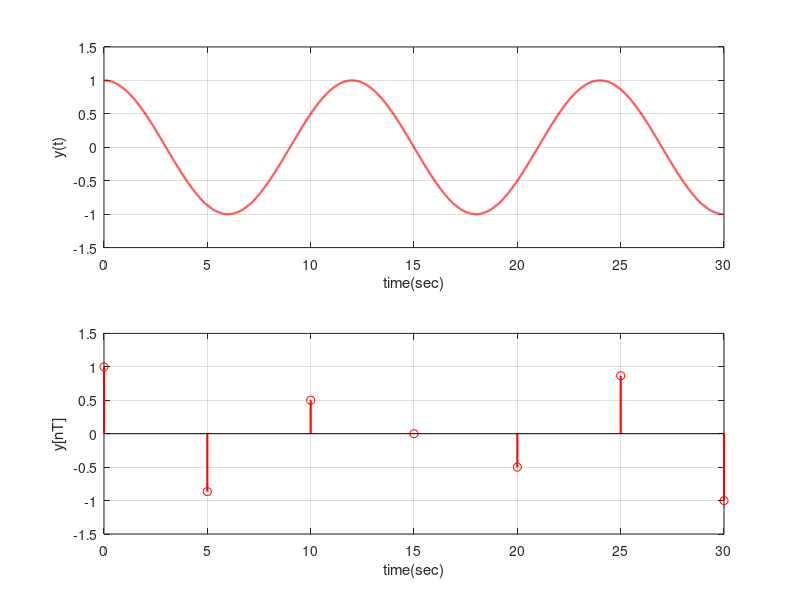

Write MATLAB code to recreate this figure.
% Author : Malitha Dilshan
% Title  : Lab 02-Exersice 01-part-b(i)
% Date   : 2017-09-21

clear all;
close all;

Ts = 0.001; %resolution
t = 0:Ts:30; %time vector
n = 0:5:30;
f = 2*pi*t/12;
f1 = 2*pi*n/12;
y = cos(f);
y1 = cos(f1);

w0 = 8*pi/31;  % fundamental frequency rad/s
T0 = 2*31/8;
disp(T0);

subplot(2,1,1)
plot(t,y,'r','linewidth',1.5);
axis([0 30 -1.5 1.5]);
grid on;
xlabel('time(sec)');
ylabel('y(t)');

subplot(2,1,2)
stem(n,y1,'r','linewidth',1.5);
axis([0 30 -1.5 1.5]);
grid on;
xlabel('time(sec)');
ylabel('y[nT]');

